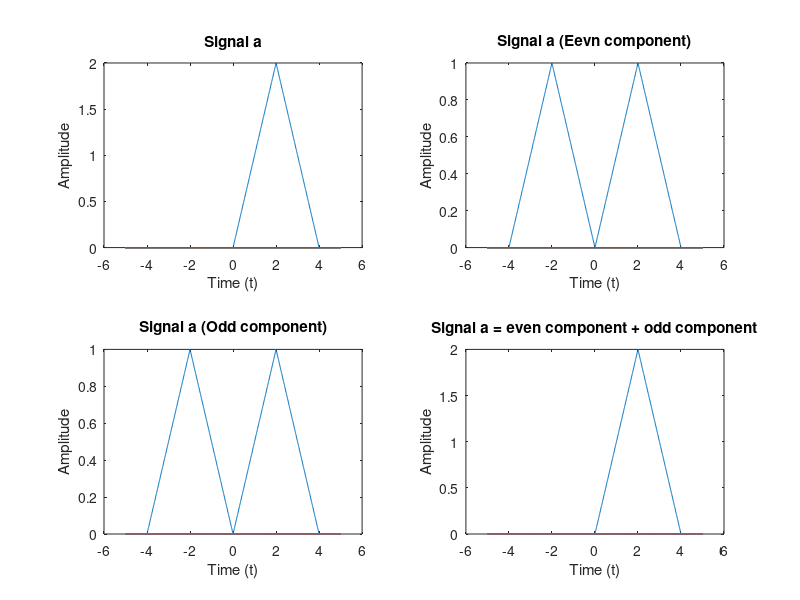

MATLAB code for this plot:
Fs=100;
duration=10;
t=(-duration/2:1/Fs:duration/2);

signal_a=zeros(length(t));
for i=1:1:length(t)
    if t(i)>=0 && t(i)<=2
        signal_a(i)=t(i);
    elseif t(i)>=2 && t(i)<=4
        signal_a(i)=4-t(i);
    else
        signal_a(i)=0;
    end
end



a_even=0.5*(signal_a+flip(signal_a));
a_odd=0.5*(signal_a-flip(signal_a));

figure;
subplot(2,2,1);
plot(t,signal_a);
title("Signal a");
xlabel("Time (t)");
ylabel("Amplitude");

subplot(2,2,2);
plot(t,a_even);
title("Signal a (Eevn component)");
xlabel("Time (t)");
ylabel("Amplitude");

subplot(2,2,3);
plot(t,a_even);
title("Signal a (Odd component)");
xlabel("Time (t)");
ylabel("Amplitude");

subplot(2,2,4);
plot(t,a_even+a_odd);
title("Signal a = even component + odd component");
xlabel("Time (t)");
ylabel("Amplitude");